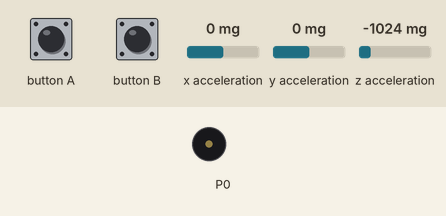
A program run on a simulated BBC micro:bit running MicroPython. On the bench: buzzer (waves = sounding). Inputs (shaded band) come from the test bench; at power-on: x acceleration 0 mg, y acceleration 0 mg, z acceleration -1024 mg. The interpreter's speed is modelled, so counts of loop turns are approximate.

Above: at 1.2 s.
1.3 s: button B pressed for 0.15 s
At 1.8 s:
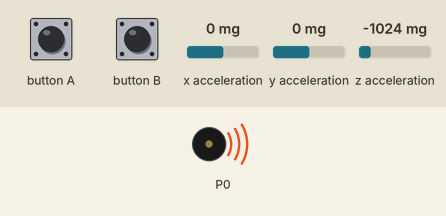
Timing chart, 0 to 4.3 s (numbered marks = the images above; inputs shaded):
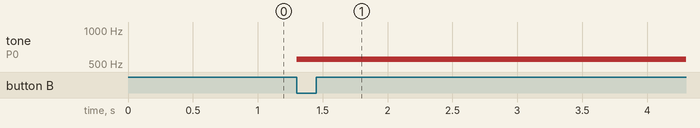

Measured:
- after the input at 1.3 s, tone on P0: silent → 550 Hz at once

The program:

synthesizer.py
```python
from microbit import *
import music
from time import ticks_ms

def transform_range(old_value, old_max, old_min, new_max, new_min):
    # https://stackoverflow.com/questions/929103/convert-a-number-range-to-another-range-maintaining-ratio
    old_range = old_max - old_min
    new_range = new_max - new_min
    return (((old_value - old_min) * new_range) / old_range) + new_min

x_avg = 0
x_working_sum = 0
averaging_frequency = [10, 100, 500, 1000, 2000]
curr_avg_freq = 3 # initialize to 10 ms
while True:
    x_raw_tilt, y_raw_tilt, _ = accelerometer.get_values()

    # average the x values to make them smoother
    avg = averaging_frequency[curr_avg_freq]
    if ticks_ms() % avg == 0:
        x_avg = x_working_sum/avg
        x_working_sum = 0
    x_working_sum += x_raw_tilt

    # flip y axis
    y_raw_tilt *= -1

    # transform raw tilt values in the range [-1000, 1000] to respective ranges for pitch and volume
    transformed_x = int(transform_range(old_value=x_avg, old_max=1000, old_min=-1000, new_max=1000, new_min=100))
    transformed_y = int(transform_range(old_value=y_raw_tilt, old_max=1000, old_min=-1000, new_max=255, new_min=100))

    # play sound when b button is pressed
    if button_b.is_pressed():
        speaker.on()
        set_volume(transformed_y)
        music.pitch(transformed_x)
    else:
        speaker.off()

    # change x (pitch) average frequency when a button is presse
    if button_a.was_pressed():
        curr_avg_freq = (1 + curr_avg_freq) % len(averaging_frequency)
```
